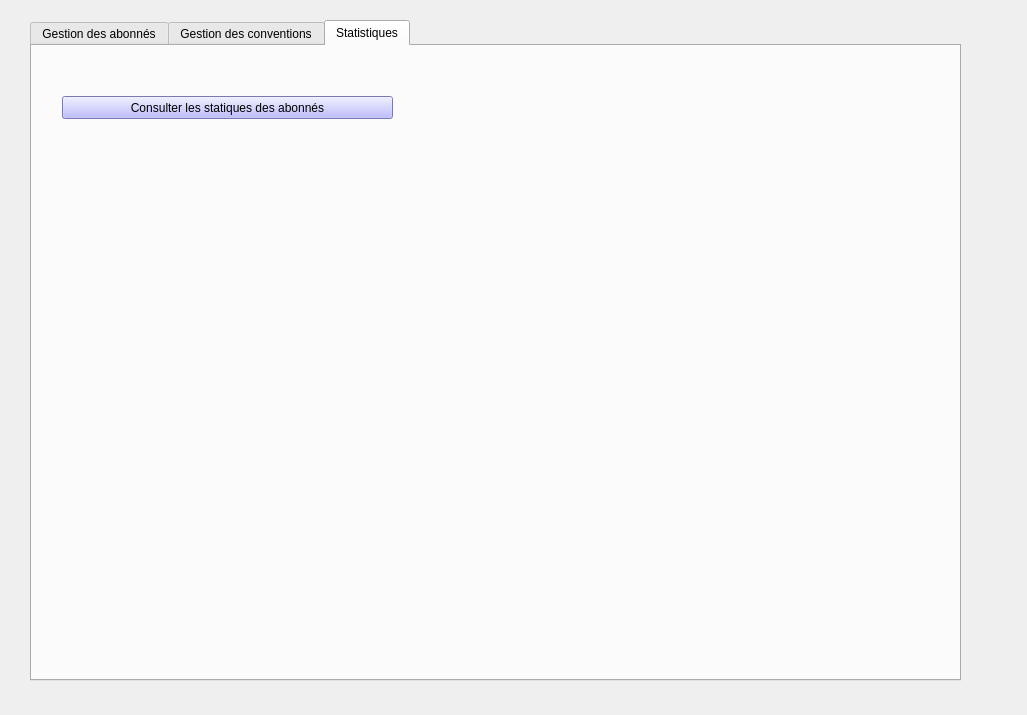
<?xml version="1.0" encoding="UTF-8"?>
<ui version="4.0">
 <class>gerer_abonne</class>
 <widget class="QDialog" name="gerer_abonne">
  <property name="geometry">
   <rect>
    <x>0</x>
    <y>0</y>
    <width>1027</width>
    <height>715</height>
   </rect>
  </property>
  <property name="windowTitle">
   <string>Dialog</string>
  </property>
  <widget class="QTabWidget" name="tabWidget">
   <property name="geometry">
    <rect>
     <x>30</x>
     <y>20</y>
     <width>931</width>
     <height>661</height>
    </rect>
   </property>
   <property name="currentIndex">
    <number>2</number>
   </property>
   <widget class="QWidget" name="tab_4">
    <attribute name="title">
     <string>Gestion des abonnés</string>
    </attribute>
    <widget class="QLabel" name="label_15">
     <property name="geometry">
      <rect>
       <x>210</x>
       <y>40</y>
       <width>55</width>
       <height>16</height>
      </rect>
     </property>
     <property name="text">
      <string>trier: </string>
     </property>
    </widget>
    <widget class="QComboBox" name="comboTri_Ab">
     <property name="geometry">
      <rect>
       <x>290</x>
       <y>30</y>
       <width>111</width>
       <height>22</height>
      </rect>
     </property>
     <item>
      <property name="text">
       <string>cin</string>
      </property>
     </item>
     <item>
      <property name="text">
       <string>prenom</string>
      </property>
     </item>
     <item>
      <property name="text">
       <string>nom</string>
      </property>
     </item>
     <item>
      <property name="text">
       <string>age</string>
      </property>
     </item>
    </widget>
    <widget class="Line" name="line_47">
     <property name="geometry">
      <rect>
       <x>30</x>
       <y>20</y>
       <width>831</width>
       <height>20</height>
      </rect>
     </property>
     <property name="orientation">
      <enum>Qt::Horizontal</enum>
     </property>
    </widget>
    <widget class="Line" name="line_48">
     <property name="geometry">
      <rect>
       <x>30</x>
       <y>50</y>
       <width>831</width>
       <height>20</height>
      </rect>
     </property>
     <property name="orientation">
      <enum>Qt::Horizontal</enum>
     </property>
    </widget>
    <widget class="Line" name="line_49">
     <property name="geometry">
      <rect>
       <x>420</x>
       <y>30</y>
       <width>16</width>
       <height>31</height>
      </rect>
     </property>
     <property name="orientation">
      <enum>Qt::Vertical</enum>
     </property>
    </widget>
    <widget class="Line" name="line_50">
     <property name="geometry">
      <rect>
       <x>850</x>
       <y>30</y>
       <width>16</width>
       <height>31</height>
      </rect>
     </property>
     <property name="orientation">
      <enum>Qt::Vertical</enum>
     </property>
    </widget>
    <widget class="Line" name="line_51">
     <property name="geometry">
      <rect>
       <x>20</x>
       <y>30</y>
       <width>16</width>
       <height>31</height>
      </rect>
     </property>
     <property name="orientation">
      <enum>Qt::Vertical</enum>
     </property>
    </widget>
    <widget class="Line" name="line_52">
     <property name="geometry">
      <rect>
       <x>160</x>
       <y>30</y>
       <width>16</width>
       <height>31</height>
      </rect>
     </property>
     <property name="orientation">
      <enum>Qt::Vertical</enum>
     </property>
    </widget>
    <widget class="Line" name="line_53">
     <property name="geometry">
      <rect>
       <x>170</x>
       <y>30</y>
       <width>16</width>
       <height>31</height>
      </rect>
     </property>
     <property name="orientation">
      <enum>Qt::Vertical</enum>
     </property>
    </widget>
    <widget class="Line" name="line_54">
     <property name="geometry">
      <rect>
       <x>580</x>
       <y>30</y>
       <width>16</width>
       <height>31</height>
      </rect>
     </property>
     <property name="orientation">
      <enum>Qt::Vertical</enum>
     </property>
    </widget>
    <widget class="Line" name="line_55">
     <property name="geometry">
      <rect>
       <x>600</x>
       <y>30</y>
       <width>16</width>
       <height>31</height>
      </rect>
     </property>
     <property name="orientation">
      <enum>Qt::Vertical</enum>
     </property>
    </widget>
    <widget class="QLabel" name="label_16">
     <property name="geometry">
      <rect>
       <x>650</x>
       <y>30</y>
       <width>55</width>
       <height>16</height>
      </rect>
     </property>
     <property name="text">
      <string>trier:</string>
     </property>
    </widget>
    <widget class="QComboBox" name="comboTri_EL">
     <property name="geometry">
      <rect>
       <x>710</x>
       <y>30</y>
       <width>101</width>
       <height>22</height>
      </rect>
     </property>
     <item>
      <property name="text">
       <string>cin</string>
      </property>
     </item>
     <item>
      <property name="text">
       <string>prenom</string>
      </property>
     </item>
     <item>
      <property name="text">
       <string>nom</string>
      </property>
     </item>
     <item>
      <property name="text">
       <string>age</string>
      </property>
     </item>
    </widget>
    <widget class="QTableView" name="tableView_ab">
     <property name="geometry">
      <rect>
       <x>30</x>
       <y>80</y>
       <width>391</width>
       <height>261</height>
      </rect>
     </property>
    </widget>
    <widget class="QTableView" name="tableView_el">
     <property name="geometry">
      <rect>
       <x>450</x>
       <y>80</y>
       <width>401</width>
       <height>261</height>
      </rect>
     </property>
    </widget>
    <widget class="QRadioButton" name="radioButton_Ab">
     <property name="geometry">
      <rect>
       <x>130</x>
       <y>360</y>
       <width>131</width>
       <height>20</height>
      </rect>
     </property>
     <property name="text">
      <string>Abonné normal</string>
     </property>
    </widget>
    <widget class="QRadioButton" name="radioButton_el">
     <property name="geometry">
      <rect>
       <x>530</x>
       <y>360</y>
       <width>131</width>
       <height>20</height>
      </rect>
     </property>
     <property name="text">
      <string>Abonné eleve</string>
     </property>
    </widget>
    <widget class="QLineEdit" name="CIN">
     <property name="geometry">
      <rect>
       <x>80</x>
       <y>420</y>
       <width>81</width>
       <height>22</height>
      </rect>
     </property>
    </widget>
    <widget class="QLineEdit" name="NOM">
     <property name="geometry">
      <rect>
       <x>230</x>
       <y>420</y>
       <width>81</width>
       <height>22</height>
      </rect>
     </property>
    </widget>
    <widget class="QLabel" name="label_17">
     <property name="geometry">
      <rect>
       <x>30</x>
       <y>420</y>
       <width>55</width>
       <height>16</height>
      </rect>
     </property>
     <property name="text">
      <string>Cin:</string>
     </property>
    </widget>
    <widget class="QLabel" name="label_18">
     <property name="geometry">
      <rect>
       <x>190</x>
       <y>420</y>
       <width>55</width>
       <height>16</height>
      </rect>
     </property>
     <property name="text">
      <string>Nom</string>
     </property>
    </widget>
    <widget class="QLabel" name="label_19">
     <property name="geometry">
      <rect>
       <x>340</x>
       <y>420</y>
       <width>51</width>
       <height>16</height>
      </rect>
     </property>
     <property name="text">
      <string>Prenom:</string>
     </property>
    </widget>
    <widget class="QLineEdit" name="PRENOM">
     <property name="geometry">
      <rect>
       <x>400</x>
       <y>420</y>
       <width>81</width>
       <height>22</height>
      </rect>
     </property>
    </widget>
    <widget class="QLineEdit" name="age_ab">
     <property name="geometry">
      <rect>
       <x>540</x>
       <y>420</y>
       <width>71</width>
       <height>22</height>
      </rect>
     </property>
    </widget>
    <widget class="QLabel" name="label_20">
     <property name="geometry">
      <rect>
       <x>30</x>
       <y>460</y>
       <width>71</width>
       <height>20</height>
      </rect>
     </property>
     <property name="text">
      <string> EMAIL:</string>
     </property>
    </widget>
    <widget class="QLabel" name="label_21">
     <property name="geometry">
      <rect>
       <x>180</x>
       <y>460</y>
       <width>71</width>
       <height>16</height>
      </rect>
     </property>
     <property name="text">
      <string>DATE DEBUT:</string>
     </property>
    </widget>
    <widget class="QLabel" name="AGE">
     <property name="geometry">
      <rect>
       <x>500</x>
       <y>420</y>
       <width>55</width>
       <height>16</height>
      </rect>
     </property>
     <property name="text">
      <string>Age</string>
     </property>
    </widget>
    <widget class="QLineEdit" name="ADRESSE">
     <property name="geometry">
      <rect>
       <x>90</x>
       <y>460</y>
       <width>81</width>
       <height>22</height>
      </rect>
     </property>
    </widget>
    <widget class="QDateEdit" name="Date_Debut">
     <property name="geometry">
      <rect>
       <x>260</x>
       <y>460</y>
       <width>110</width>
       <height>22</height>
      </rect>
     </property>
    </widget>
    <widget class="QDateEdit" name="Date_Fin">
     <property name="geometry">
      <rect>
       <x>450</x>
       <y>460</y>
       <width>110</width>
       <height>22</height>
      </rect>
     </property>
    </widget>
    <widget class="QLabel" name="label_22">
     <property name="geometry">
      <rect>
       <x>380</x>
       <y>460</y>
       <width>101</width>
       <height>16</height>
      </rect>
     </property>
     <property name="text">
      <string>DATE FIN:</string>
     </property>
    </widget>
    <widget class="QLabel" name="label_23">
     <property name="geometry">
      <rect>
       <x>620</x>
       <y>420</y>
       <width>51</width>
       <height>16</height>
      </rect>
     </property>
     <property name="text">
      <string>PRIX:</string>
     </property>
    </widget>
    <widget class="QLineEdit" name="PRIX">
     <property name="geometry">
      <rect>
       <x>670</x>
       <y>420</y>
       <width>61</width>
       <height>22</height>
      </rect>
     </property>
    </widget>
    <widget class="QLabel" name="label_24">
     <property name="geometry">
      <rect>
       <x>580</x>
       <y>460</y>
       <width>111</width>
       <height>31</height>
      </rect>
     </property>
     <property name="text">
      <string>ETABLISSEMENT:</string>
     </property>
    </widget>
    <widget class="QLineEdit" name="ETABLISSEMENT">
     <property name="geometry">
      <rect>
       <x>690</x>
       <y>470</y>
       <width>71</width>
       <height>22</height>
      </rect>
     </property>
    </widget>
    <widget class="QPushButton" name="modifierAbonne">
     <property name="geometry">
      <rect>
       <x>357</x>
       <y>530</y>
       <width>91</width>
       <height>23</height>
      </rect>
     </property>
     <property name="styleSheet">
      <string notr="true">background-color: rgb(170, 170, 255);</string>
     </property>
     <property name="text">
      <string>Modifier</string>
     </property>
    </widget>
    <widget class="QLineEdit" name="nomModif">
     <property name="geometry">
      <rect>
       <x>207</x>
       <y>530</y>
       <width>113</width>
       <height>22</height>
      </rect>
     </property>
    </widget>
    <widget class="QComboBox" name="comboModif">
     <property name="geometry">
      <rect>
       <x>77</x>
       <y>530</y>
       <width>111</width>
       <height>22</height>
      </rect>
     </property>
    </widget>
    <widget class="Line" name="line_56">
     <property name="geometry">
      <rect>
       <x>20</x>
       <y>400</y>
       <width>761</width>
       <height>16</height>
      </rect>
     </property>
     <property name="orientation">
      <enum>Qt::Horizontal</enum>
     </property>
    </widget>
    <widget class="Line" name="line_57">
     <property name="geometry">
      <rect>
       <x>20</x>
       <y>450</y>
       <width>761</width>
       <height>16</height>
      </rect>
     </property>
     <property name="orientation">
      <enum>Qt::Horizontal</enum>
     </property>
    </widget>
    <widget class="Line" name="line_58">
     <property name="geometry">
      <rect>
       <x>20</x>
       <y>490</y>
       <width>761</width>
       <height>16</height>
      </rect>
     </property>
     <property name="orientation">
      <enum>Qt::Horizontal</enum>
     </property>
    </widget>
    <widget class="Line" name="line_59">
     <property name="geometry">
      <rect>
       <x>10</x>
       <y>410</y>
       <width>20</width>
       <height>91</height>
      </rect>
     </property>
     <property name="orientation">
      <enum>Qt::Vertical</enum>
     </property>
    </widget>
    <widget class="Line" name="line_60">
     <property name="geometry">
      <rect>
       <x>770</x>
       <y>410</y>
       <width>20</width>
       <height>91</height>
      </rect>
     </property>
     <property name="orientation">
      <enum>Qt::Vertical</enum>
     </property>
    </widget>
    <widget class="Line" name="line_61">
     <property name="geometry">
      <rect>
       <x>780</x>
       <y>420</y>
       <width>118</width>
       <height>3</height>
      </rect>
     </property>
     <property name="orientation">
      <enum>Qt::Horizontal</enum>
     </property>
    </widget>
    <widget class="Line" name="line_62">
     <property name="geometry">
      <rect>
       <x>780</x>
       <y>490</y>
       <width>118</width>
       <height>3</height>
      </rect>
     </property>
     <property name="orientation">
      <enum>Qt::Horizontal</enum>
     </property>
    </widget>
    <widget class="Line" name="line_63">
     <property name="geometry">
      <rect>
       <x>890</x>
       <y>420</y>
       <width>20</width>
       <height>71</height>
      </rect>
     </property>
     <property name="orientation">
      <enum>Qt::Vertical</enum>
     </property>
    </widget>
    <widget class="QLineEdit" name="Recherche_Cin">
     <property name="geometry">
      <rect>
       <x>77</x>
       <y>570</y>
       <width>241</width>
       <height>22</height>
      </rect>
     </property>
    </widget>
    <widget class="Line" name="line_64">
     <property name="geometry">
      <rect>
       <x>37</x>
       <y>510</y>
       <width>441</width>
       <height>20</height>
      </rect>
     </property>
     <property name="orientation">
      <enum>Qt::Horizontal</enum>
     </property>
    </widget>
    <widget class="Line" name="line_65">
     <property name="geometry">
      <rect>
       <x>37</x>
       <y>600</y>
       <width>441</width>
       <height>16</height>
      </rect>
     </property>
     <property name="orientation">
      <enum>Qt::Horizontal</enum>
     </property>
    </widget>
    <widget class="Line" name="line_66">
     <property name="geometry">
      <rect>
       <x>37</x>
       <y>550</y>
       <width>441</width>
       <height>16</height>
      </rect>
     </property>
     <property name="orientation">
      <enum>Qt::Horizontal</enum>
     </property>
    </widget>
    <widget class="Line" name="line_67">
     <property name="geometry">
      <rect>
       <x>30</x>
       <y>520</y>
       <width>20</width>
       <height>81</height>
      </rect>
     </property>
     <property name="orientation">
      <enum>Qt::Vertical</enum>
     </property>
    </widget>
    <widget class="Line" name="line_68">
     <property name="geometry">
      <rect>
       <x>470</x>
       <y>520</y>
       <width>20</width>
       <height>91</height>
      </rect>
     </property>
     <property name="orientation">
      <enum>Qt::Vertical</enum>
     </property>
    </widget>
    <widget class="QComboBox" name="comboSupp">
     <property name="geometry">
      <rect>
       <x>497</x>
       <y>550</y>
       <width>121</width>
       <height>22</height>
      </rect>
     </property>
    </widget>
    <widget class="QPushButton" name="supprimer_4">
     <property name="geometry">
      <rect>
       <x>810</x>
       <y>0</y>
       <width>91</width>
       <height>21</height>
      </rect>
     </property>
     <property name="text">
      <string>Supprimer</string>
     </property>
    </widget>
    <widget class="Line" name="line_69">
     <property name="geometry">
      <rect>
       <x>477</x>
       <y>530</y>
       <width>261</width>
       <height>16</height>
      </rect>
     </property>
     <property name="orientation">
      <enum>Qt::Horizontal</enum>
     </property>
    </widget>
    <widget class="Line" name="line_70">
     <property name="geometry">
      <rect>
       <x>477</x>
       <y>580</y>
       <width>261</width>
       <height>16</height>
      </rect>
     </property>
     <property name="orientation">
      <enum>Qt::Horizontal</enum>
     </property>
    </widget>
    <widget class="Line" name="line_71">
     <property name="geometry">
      <rect>
       <x>730</x>
       <y>540</y>
       <width>20</width>
       <height>51</height>
      </rect>
     </property>
     <property name="orientation">
      <enum>Qt::Vertical</enum>
     </property>
    </widget>
    <widget class="QPushButton" name="Rechercher">
     <property name="geometry">
      <rect>
       <x>360</x>
       <y>570</y>
       <width>91</width>
       <height>23</height>
      </rect>
     </property>
     <property name="styleSheet">
      <string notr="true">background-color: rgb(170, 170, 255);</string>
     </property>
     <property name="text">
      <string>Rechercher</string>
     </property>
    </widget>
    <widget class="QPushButton" name="supprimerAbonne">
     <property name="geometry">
      <rect>
       <x>640</x>
       <y>550</y>
       <width>91</width>
       <height>23</height>
      </rect>
     </property>
     <property name="styleSheet">
      <string notr="true">background-color: rgb(170, 170, 255);</string>
     </property>
     <property name="text">
      <string>Supprimer</string>
     </property>
    </widget>
    <widget class="QPushButton" name="Imprimer">
     <property name="geometry">
      <rect>
       <x>830</x>
       <y>560</y>
       <width>91</width>
       <height>23</height>
      </rect>
     </property>
     <property name="styleSheet">
      <string notr="true">background-color: rgb(170, 170, 255);</string>
     </property>
     <property name="text">
      <string>Imprimer</string>
     </property>
    </widget>
    <widget class="QPushButton" name="Retour_ab">
     <property name="geometry">
      <rect>
       <x>830</x>
       <y>600</y>
       <width>91</width>
       <height>23</height>
      </rect>
     </property>
     <property name="styleSheet">
      <string notr="true">background-color: rgb(170, 170, 255);</string>
     </property>
     <property name="text">
      <string>Retour</string>
     </property>
    </widget>
    <widget class="QPushButton" name="ajouterAbonne">
     <property name="geometry">
      <rect>
       <x>790</x>
       <y>430</y>
       <width>91</width>
       <height>23</height>
      </rect>
     </property>
     <property name="styleSheet">
      <string notr="true">background-color: rgb(170, 170, 255);</string>
     </property>
     <property name="text">
      <string>Ajouter</string>
     </property>
    </widget>
    <widget class="QPushButton" name="afficher_Ab">
     <property name="geometry">
      <rect>
       <x>50</x>
       <y>30</y>
       <width>91</width>
       <height>23</height>
      </rect>
     </property>
     <property name="styleSheet">
      <string notr="true">background-color: rgb(170, 170, 255);</string>
     </property>
     <property name="text">
      <string>Abonne</string>
     </property>
    </widget>
    <widget class="QPushButton" name="afficher_EL">
     <property name="geometry">
      <rect>
       <x>460</x>
       <y>30</y>
       <width>91</width>
       <height>23</height>
      </rect>
     </property>
     <property name="styleSheet">
      <string notr="true">background-color: rgb(170, 170, 255);</string>
     </property>
     <property name="text">
      <string>Eleve</string>
     </property>
    </widget>
    <widget class="QPushButton" name="Resaisir">
     <property name="geometry">
      <rect>
       <x>790</x>
       <y>460</y>
       <width>91</width>
       <height>23</height>
      </rect>
     </property>
     <property name="styleSheet">
      <string notr="true">background-color: rgb(170, 170, 255);</string>
     </property>
     <property name="text">
      <string>Resaisir</string>
     </property>
    </widget>
   </widget>
   <widget class="QWidget" name="tab_5">
    <attribute name="title">
     <string>Gestion des conventions</string>
    </attribute>
    <widget class="Line" name="line_72">
     <property name="geometry">
      <rect>
       <x>40</x>
       <y>70</y>
       <width>831</width>
       <height>20</height>
      </rect>
     </property>
     <property name="orientation">
      <enum>Qt::Horizontal</enum>
     </property>
    </widget>
    <widget class="QPushButton" name="afficherConv">
     <property name="geometry">
      <rect>
       <x>60</x>
       <y>30</y>
       <width>291</width>
       <height>31</height>
      </rect>
     </property>
     <property name="styleSheet">
      <string notr="true">background-color: rgb(170, 170, 255);</string>
     </property>
     <property name="text">
      <string>Liste des conventions </string>
     </property>
    </widget>
    <widget class="Line" name="line_73">
     <property name="geometry">
      <rect>
       <x>380</x>
       <y>20</y>
       <width>20</width>
       <height>61</height>
      </rect>
     </property>
     <property name="orientation">
      <enum>Qt::Vertical</enum>
     </property>
    </widget>
    <widget class="Line" name="line_74">
     <property name="geometry">
      <rect>
       <x>860</x>
       <y>20</y>
       <width>20</width>
       <height>61</height>
      </rect>
     </property>
     <property name="orientation">
      <enum>Qt::Vertical</enum>
     </property>
    </widget>
    <widget class="Line" name="line_75">
     <property name="geometry">
      <rect>
       <x>40</x>
       <y>10</y>
       <width>831</width>
       <height>20</height>
      </rect>
     </property>
     <property name="orientation">
      <enum>Qt::Horizontal</enum>
     </property>
    </widget>
    <widget class="QLabel" name="label_25">
     <property name="geometry">
      <rect>
       <x>400</x>
       <y>50</y>
       <width>55</width>
       <height>16</height>
      </rect>
     </property>
     <property name="text">
      <string>trier: </string>
     </property>
    </widget>
    <widget class="QComboBox" name="comboTri_conv">
     <property name="geometry">
      <rect>
       <x>450</x>
       <y>40</y>
       <width>111</width>
       <height>22</height>
      </rect>
     </property>
     <item>
      <property name="text">
       <string>--</string>
      </property>
     </item>
     <item>
      <property name="text">
       <string>ID</string>
      </property>
     </item>
     <item>
      <property name="text">
       <string>NomEntreprise</string>
      </property>
     </item>
    </widget>
    <widget class="Line" name="line_76">
     <property name="geometry">
      <rect>
       <x>30</x>
       <y>20</y>
       <width>20</width>
       <height>61</height>
      </rect>
     </property>
     <property name="orientation">
      <enum>Qt::Vertical</enum>
     </property>
    </widget>
    <widget class="Line" name="line_77">
     <property name="geometry">
      <rect>
       <x>370</x>
       <y>20</y>
       <width>20</width>
       <height>61</height>
      </rect>
     </property>
     <property name="orientation">
      <enum>Qt::Vertical</enum>
     </property>
    </widget>
    <widget class="Line" name="line_78">
     <property name="geometry">
      <rect>
       <x>610</x>
       <y>20</y>
       <width>20</width>
       <height>61</height>
      </rect>
     </property>
     <property name="orientation">
      <enum>Qt::Vertical</enum>
     </property>
    </widget>
    <widget class="Line" name="line_79">
     <property name="geometry">
      <rect>
       <x>600</x>
       <y>20</y>
       <width>20</width>
       <height>61</height>
      </rect>
     </property>
     <property name="orientation">
      <enum>Qt::Vertical</enum>
     </property>
    </widget>
    <widget class="QPushButton" name="Imprimer_2">
     <property name="geometry">
      <rect>
       <x>670</x>
       <y>30</y>
       <width>161</width>
       <height>31</height>
      </rect>
     </property>
     <property name="styleSheet">
      <string notr="true">background-color: rgb(170, 170, 255);</string>
     </property>
     <property name="text">
      <string>Imprimer</string>
     </property>
    </widget>
    <widget class="QTableView" name="tableView_conv">
     <property name="geometry">
      <rect>
       <x>90</x>
       <y>100</y>
       <width>741</width>
       <height>261</height>
      </rect>
     </property>
    </widget>
    <widget class="Line" name="line_80">
     <property name="geometry">
      <rect>
       <x>40</x>
       <y>400</y>
       <width>841</width>
       <height>16</height>
      </rect>
     </property>
     <property name="orientation">
      <enum>Qt::Horizontal</enum>
     </property>
    </widget>
    <widget class="Line" name="line_81">
     <property name="geometry">
      <rect>
       <x>40</x>
       <y>460</y>
       <width>841</width>
       <height>16</height>
      </rect>
     </property>
     <property name="orientation">
      <enum>Qt::Horizontal</enum>
     </property>
    </widget>
    <widget class="QLabel" name="label_26">
     <property name="geometry">
      <rect>
       <x>50</x>
       <y>430</y>
       <width>55</width>
       <height>16</height>
      </rect>
     </property>
     <property name="text">
      <string>ID:</string>
     </property>
    </widget>
    <widget class="QLineEdit" name="IdConv">
     <property name="geometry">
      <rect>
       <x>80</x>
       <y>430</y>
       <width>113</width>
       <height>22</height>
      </rect>
     </property>
    </widget>
    <widget class="QLabel" name="label_27">
     <property name="geometry">
      <rect>
       <x>210</x>
       <y>430</y>
       <width>111</width>
       <height>16</height>
      </rect>
     </property>
     <property name="text">
      <string>Nom Entreprise:</string>
     </property>
    </widget>
    <widget class="QLabel" name="label_28">
     <property name="geometry">
      <rect>
       <x>430</x>
       <y>430</y>
       <width>55</width>
       <height>16</height>
      </rect>
     </property>
     <property name="text">
      <string>Date fin:</string>
     </property>
    </widget>
    <widget class="QLineEdit" name="nomEntreprise">
     <property name="geometry">
      <rect>
       <x>310</x>
       <y>430</y>
       <width>113</width>
       <height>22</height>
      </rect>
     </property>
    </widget>
    <widget class="QDateEdit" name="dateEdit_Conv">
     <property name="geometry">
      <rect>
       <x>490</x>
       <y>430</y>
       <width>110</width>
       <height>22</height>
      </rect>
     </property>
    </widget>
    <widget class="QPushButton" name="ajouter_Conv">
     <property name="geometry">
      <rect>
       <x>660</x>
       <y>430</y>
       <width>91</width>
       <height>23</height>
      </rect>
     </property>
     <property name="styleSheet">
      <string notr="true">background-color: rgb(170, 170, 255);</string>
     </property>
     <property name="text">
      <string>Ajouter</string>
     </property>
    </widget>
    <widget class="QPushButton" name="resaisir_Conv">
     <property name="geometry">
      <rect>
       <x>770</x>
       <y>430</y>
       <width>91</width>
       <height>23</height>
      </rect>
     </property>
     <property name="styleSheet">
      <string notr="true">background-color: rgb(170, 170, 255);</string>
     </property>
     <property name="text">
      <string>Resaisir</string>
     </property>
    </widget>
    <widget class="Line" name="line_82">
     <property name="geometry">
      <rect>
       <x>40</x>
       <y>410</y>
       <width>3</width>
       <height>61</height>
      </rect>
     </property>
     <property name="orientation">
      <enum>Qt::Vertical</enum>
     </property>
    </widget>
    <widget class="Line" name="line_83">
     <property name="geometry">
      <rect>
       <x>0</x>
       <y>0</y>
       <width>3</width>
       <height>61</height>
      </rect>
     </property>
     <property name="orientation">
      <enum>Qt::Vertical</enum>
     </property>
    </widget>
    <widget class="Line" name="line_84">
     <property name="geometry">
      <rect>
       <x>880</x>
       <y>410</y>
       <width>3</width>
       <height>61</height>
      </rect>
     </property>
     <property name="orientation">
      <enum>Qt::Vertical</enum>
     </property>
    </widget>
    <widget class="QLineEdit" name="nom_Modif">
     <property name="geometry">
      <rect>
       <x>227</x>
       <y>510</y>
       <width>113</width>
       <height>22</height>
      </rect>
     </property>
    </widget>
    <widget class="QComboBox" name="conboConv_supp">
     <property name="geometry">
      <rect>
       <x>517</x>
       <y>530</y>
       <width>121</width>
       <height>22</height>
      </rect>
     </property>
    </widget>
    <widget class="Line" name="line_85">
     <property name="geometry">
      <rect>
       <x>57</x>
       <y>580</y>
       <width>441</width>
       <height>16</height>
      </rect>
     </property>
     <property name="orientation">
      <enum>Qt::Horizontal</enum>
     </property>
    </widget>
    <widget class="Line" name="line_86">
     <property name="geometry">
      <rect>
       <x>57</x>
       <y>490</y>
       <width>441</width>
       <height>20</height>
      </rect>
     </property>
     <property name="orientation">
      <enum>Qt::Horizontal</enum>
     </property>
    </widget>
    <widget class="Line" name="line_87">
     <property name="geometry">
      <rect>
       <x>490</x>
       <y>500</y>
       <width>20</width>
       <height>91</height>
      </rect>
     </property>
     <property name="orientation">
      <enum>Qt::Vertical</enum>
     </property>
    </widget>
    <widget class="QComboBox" name="conboConv_modif">
     <property name="geometry">
      <rect>
       <x>97</x>
       <y>510</y>
       <width>111</width>
       <height>22</height>
      </rect>
     </property>
    </widget>
    <widget class="Line" name="line_88">
     <property name="geometry">
      <rect>
       <x>750</x>
       <y>520</y>
       <width>20</width>
       <height>51</height>
      </rect>
     </property>
     <property name="orientation">
      <enum>Qt::Vertical</enum>
     </property>
    </widget>
    <widget class="QPushButton" name="supprimer_conv">
     <property name="geometry">
      <rect>
       <x>660</x>
       <y>530</y>
       <width>91</width>
       <height>23</height>
      </rect>
     </property>
     <property name="styleSheet">
      <string notr="true">background-color: rgb(170, 170, 255);</string>
     </property>
     <property name="text">
      <string>Supprimer</string>
     </property>
    </widget>
    <widget class="QLineEdit" name="recherche_id_2">
     <property name="geometry">
      <rect>
       <x>97</x>
       <y>550</y>
       <width>241</width>
       <height>22</height>
      </rect>
     </property>
    </widget>
    <widget class="QPushButton" name="rechercher_conv">
     <property name="geometry">
      <rect>
       <x>380</x>
       <y>550</y>
       <width>91</width>
       <height>23</height>
      </rect>
     </property>
     <property name="styleSheet">
      <string notr="true">background-color: rgb(170, 170, 255);</string>
     </property>
     <property name="text">
      <string>Rechercher</string>
     </property>
    </widget>
    <widget class="Line" name="line_89">
     <property name="geometry">
      <rect>
       <x>57</x>
       <y>530</y>
       <width>441</width>
       <height>16</height>
      </rect>
     </property>
     <property name="orientation">
      <enum>Qt::Horizontal</enum>
     </property>
    </widget>
    <widget class="Line" name="line_90">
     <property name="geometry">
      <rect>
       <x>497</x>
       <y>560</y>
       <width>261</width>
       <height>16</height>
      </rect>
     </property>
     <property name="orientation">
      <enum>Qt::Horizontal</enum>
     </property>
    </widget>
    <widget class="QPushButton" name="modifier_conv">
     <property name="geometry">
      <rect>
       <x>377</x>
       <y>510</y>
       <width>91</width>
       <height>23</height>
      </rect>
     </property>
     <property name="styleSheet">
      <string notr="true">background-color: rgb(170, 170, 255);</string>
     </property>
     <property name="text">
      <string>Modifier</string>
     </property>
    </widget>
    <widget class="Line" name="line_91">
     <property name="geometry">
      <rect>
       <x>497</x>
       <y>510</y>
       <width>261</width>
       <height>16</height>
      </rect>
     </property>
     <property name="orientation">
      <enum>Qt::Horizontal</enum>
     </property>
    </widget>
    <widget class="Line" name="line_92">
     <property name="geometry">
      <rect>
       <x>50</x>
       <y>500</y>
       <width>20</width>
       <height>81</height>
      </rect>
     </property>
     <property name="orientation">
      <enum>Qt::Vertical</enum>
     </property>
    </widget>
    <widget class="QPushButton" name="retour_conv">
     <property name="geometry">
      <rect>
       <x>830</x>
       <y>600</y>
       <width>91</width>
       <height>23</height>
      </rect>
     </property>
     <property name="styleSheet">
      <string notr="true">background-color: rgb(170, 170, 255);</string>
     </property>
     <property name="text">
      <string>Retour</string>
     </property>
    </widget>
   </widget>
   <widget class="QWidget" name="tab_6">
    <attribute name="title">
     <string>Statistiques</string>
    </attribute>
    <widget class="QPushButton" name="statistique_ab">
     <property name="geometry">
      <rect>
       <x>30</x>
       <y>50</y>
       <width>331</width>
       <height>23</height>
      </rect>
     </property>
     <property name="styleSheet">
      <string notr="true">background-color: rgb(170, 170, 255);</string>
     </property>
     <property name="text">
      <string>Consulter les statiques des abonnés</string>
     </property>
    </widget>
   </widget>
  </widget>
 </widget>
 <resources/>
 <connections/>
</ui>
